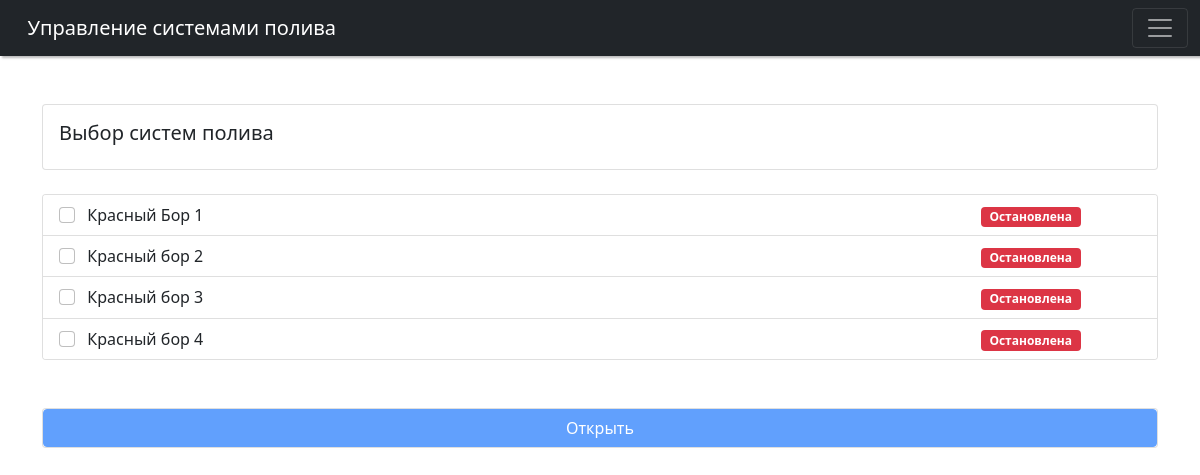
The page / on the database its author committed.
### valley/models.py (models this page shows, shortened)
class States(models.Model):
    class Meta:
        verbose_name = 'Состояние системы'
        verbose_name_plural = 'Состояния систем'
        ordering = ['pk']
    states_system = models.OneToOneField(Systems, on_delete=models.CASCADE, primary_key=True,
                                         related_name='status', verbose_name='Система')
    states_ctrl = models.BooleanField(default=False, verbose_name='Управление')
    states_fail = models.BooleanField(default=False, verbose_name='Авария')
    DIRECTIONS = [('N', '-'), ('F', 'Вперёд'), ('R', 'Назад')]
    states_dir = models.CharField(max_length=1, choices=DIRECTIONS, default='N', verbose_name='Направление')
    states_wat = models.BooleanField(default=False, verbose_name='Вода')
    states_sis = models.BooleanField(default=False, verbose_name='АвтоСтоп')
    states_valve1 = models.BooleanField(default=False, verbose_name='Задвижка 1')
    states_valve2 = models.BooleanField(default=False, verbose_name='Задвижка 2')
    status_perc = models.FloatField(default=0, verbose_name='Скорость')
    status_depth = models.FloatField(default=0, verbose_name='Глубина')
    status_time = models.DateTimeField(verbose_name='Время запуска', null=True, blank=True)
    def __str__(self):
        return self.states_system.system_name

class Systems(models.Model):
    class Meta:
        verbose_name = 'Систему полива'
        verbose_name_plural = 'Системы полива'
        ordering = ['pk']
    system_name = models.CharField(max_length=30, verbose_name='Название')
    system_key = models.CharField(max_length=15, verbose_name='Адрес клавиатуры')
    system_contr = models.CharField(max_length=15, verbose_name='Адрес контроллера')
    system_perc = models.FloatField(verbose_name='Скорость')
    system_depth = models.FloatField(verbose_name='Глубина')
    system_pump = models.ForeignKey(Pumps, on_delete=models.CASCADE, related_name='pump',
                                    verbose_name='Контроллер насоса')
    system_pumpint = models.IntegerField(verbose_name='Вход задвижки насоса')
    system_pumpvalve = models.IntegerField(verbose_name='Реле задвижки насоса')
    system_pumprele1 = models.IntegerField(verbose_name='Реле1 насоса')
    system_pumprele2 = models.IntegerField(default=0, verbose_name='Реле2 насоса')
    system_duet = models.IntegerField(default=0, verbose_name='Связка')
    system_camera = models.OneToOneField(Cameras, on_delete=models.CASCADE, related_name='camera',
                                         verbose_name='Камера', null=True)

### valley/views.py (the view)
# urls.py: path('', valley.views.index, name='index'),
def index(request):
    systems = Systems.objects.all()
    states = States.objects.all()
    header = 'Выбор систем полива'
    title = ' - Выбор'
    return render(request, 'index.html', {'header': header, 'title': title, 'systems': systems, 'states': states})

### templates/index.html
{% extends "base.html" %}
{% block content %}
    <div class="card">
        <div class="card-body"><h5>{{ header }}</h5></div>
    </div>
    <br>
    <div class="card shad_box">
        <div class="list-group list-group-flush">
            {% for state in states %}
                <label class="list-group-item list-group-item-action">
                    <div class="row">
                        <div class="col-10">
                            <input class="form-check-input me-1" type="checkbox" id="v_chk{{state.id}}"
                                   value="{{ state.du }}" name="v_chk{{forloop.counter}}" {% if state.states_ctrl == False %}disabled{% endif %}>&nbsp;&nbsp;{{ state }}
                        </div>
                        <div class="col-2">
                            {% if state.states_dir == 'N' %}
                                {% if state.states_ctrl == False %}
                                    <span class="badge bg-danger" style="width: 100px;">Не доступна</span>
                                {% else %}
                                    <span class="badge bg-danger" style="width: 100px;">Остановлена</span>
                                {% endif %}
                            {% else %}
                                <span class="badge bg-success" style="width: 100px;">Запущена</span>
                            {% endif %}
                        </div>
                    </div>
                </label>
            {% endfor %}
        </div>
    </div>
    <br><br>
    <div class="card"><button type="button" class="btn btn-primary" id="btn_sel" disabled>Открыть</button></div>
{% endblock content %}

### rows shown on the page
States: states_system_id.system_name "Красный Бор 1", states_dir "Остановлена"
States: states_system_id.system_name "Красный бор 2", states_dir "Остановлена"
States: states_system_id.system_name "Красный бор 3", states_dir "Остановлена"
States: states_system_id.system_name "Красный бор 4", states_dir "Остановлена"

### other values the page prints
{{ header }} "Выбор систем полива"
